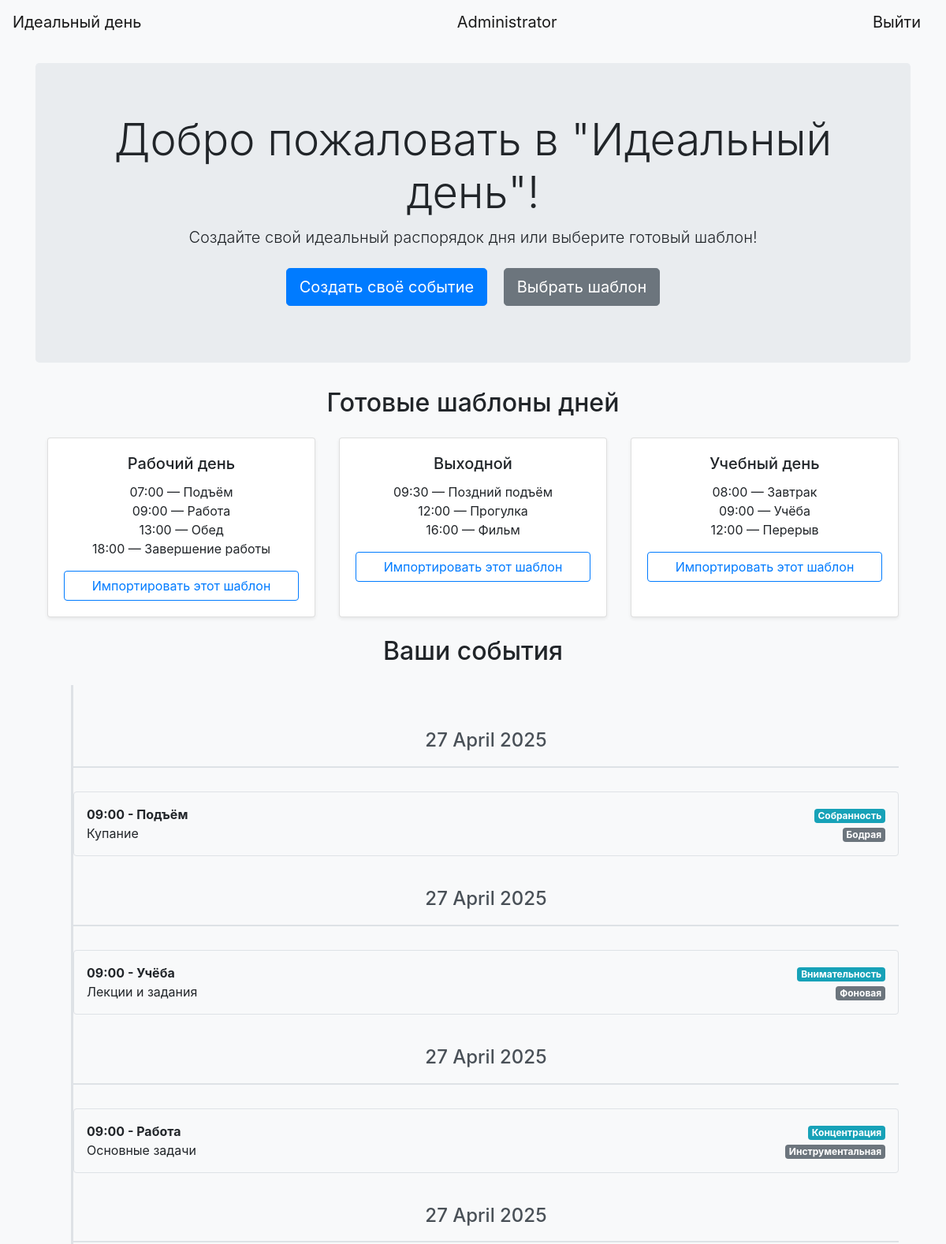
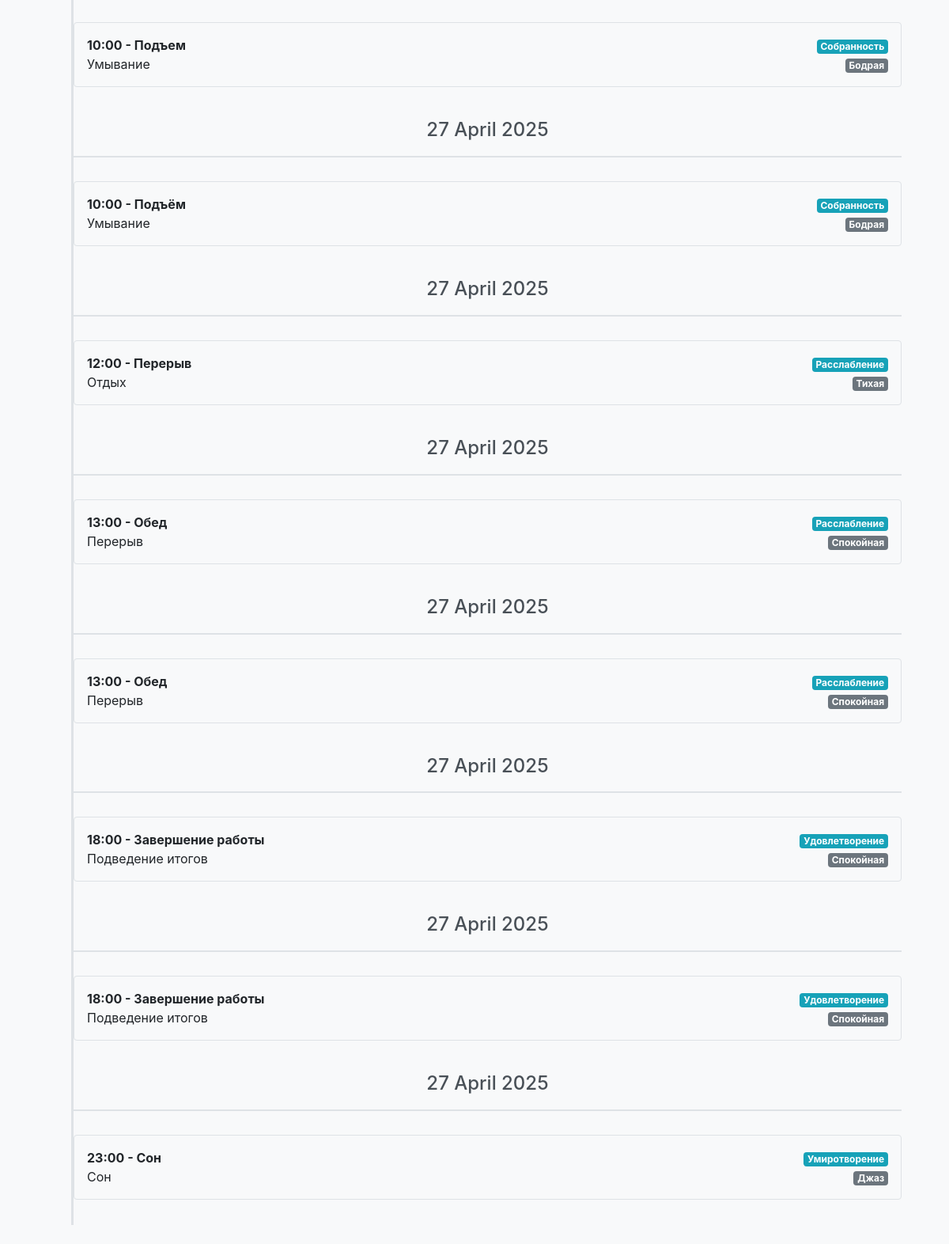
Page / (signed in) on the earlier database version (2 pictures, top to bottom).
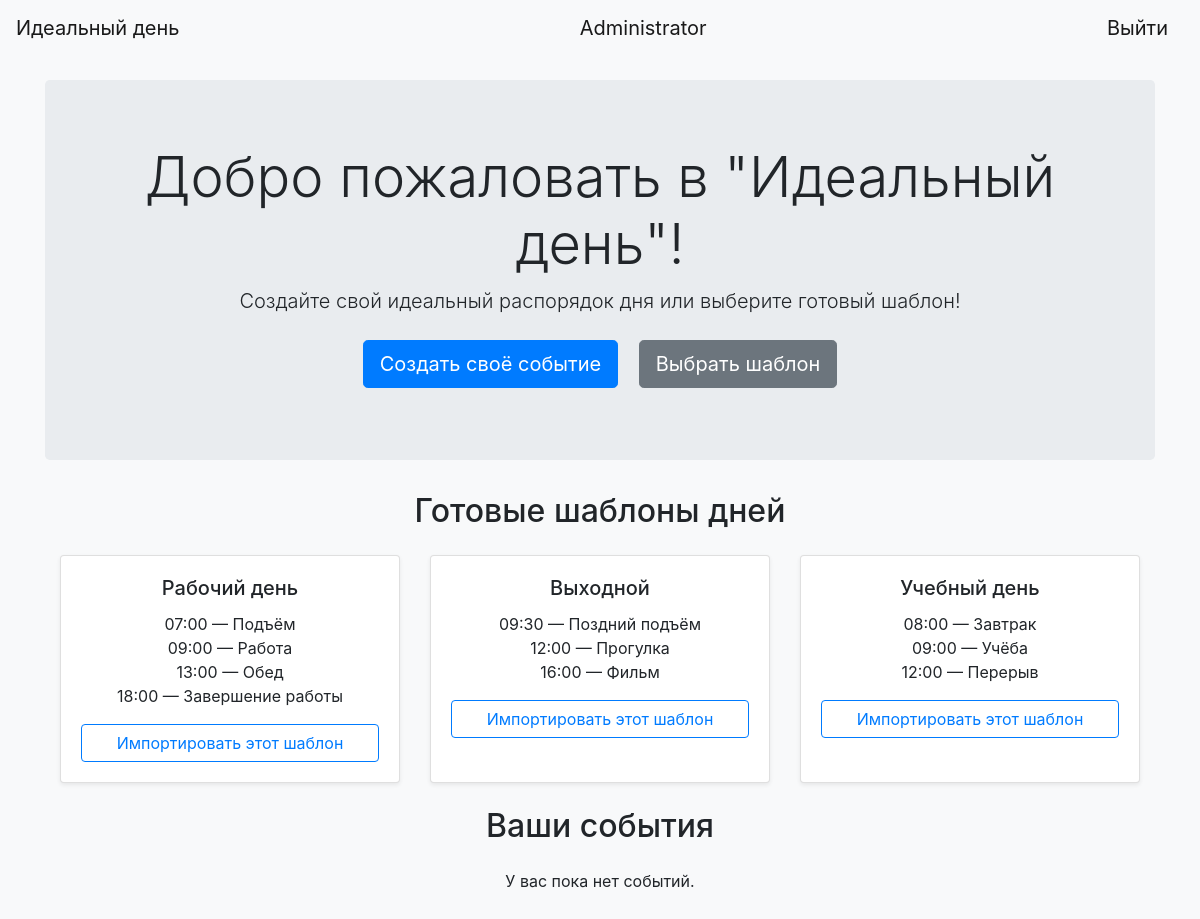
Same page on the later database version.
### data/users.py (models this page shows, shortened)
class User(SqlAlchemyBase, UserMixin, SerializerMixin):
    __tablename__ = 'users'
    id = sqlalchemy.Column(sqlalchemy.Integer, primary_key=True, autoincrement=True)
    email = sqlalchemy.Column(sqlalchemy.String, index=True, unique=True, nullable=True)
    name = sqlalchemy.Column(sqlalchemy.String, nullable=True)
    hashed_password = sqlalchemy.Column(sqlalchemy.String, nullable=True)
    avatar = sqlalchemy.Column(sqlalchemy.String, nullable=True)
    events = orm.relationship('Events', back_populates='user')

### data/events.py (models this page shows)
class Events(SqlAlchemyBase, SerializerMixin):
    __tablename__ = 'events'
    id = sqlalchemy.Column(sqlalchemy.Integer, primary_key=True, autoincrement=True)
    title = sqlalchemy.Column(sqlalchemy.String, nullable=True)
    time = sqlalchemy.Column(sqlalchemy.DateTime, nullable=False)
    activity_type = sqlalchemy.Column(sqlalchemy.String, nullable=True)
    mood = sqlalchemy.Column(sqlalchemy.String, nullable=True)
    music = sqlalchemy.Column(sqlalchemy.String, nullable=True)
    user_id = sqlalchemy.Column(sqlalchemy.Integer, sqlalchemy.ForeignKey("users.id"))
    user = orm.relationship('User')

### index.py (the view)
@app.route("/")
def index():
    db_sess = db_session.create_session()
    events = []
    today = datetime.now().date()
    if current_user.is_authenticated:
        if current_user.id != 1:
            events = db_sess.query(Events).filter(Events.user_id == current_user.id).order_by(Events.time).all()
        else:
            events = db_sess.query(Events).order_by(Events.time).all()
        for event in events:
            event.formatted_date = event.time.strftime('%d %B %Y')
    return render_template("index.html", events=events, today=today, templates=templates, title='Идеальный день')

### data/db_session.py (called while the page is built)
def create_session() -> Session:
    global __factory
    return __factory()

### index.py (called while the page is built)
@login_manager.user_loader
def load_user(user_id):
    db_sess = db_session.create_session()
    return db_sess.query(User).get(user_id)

### templates/index.html (shortened to what this page needs)
{% extends "base.html" %}
{% block content %}
<div class="jumbotron text-center">
  <h1 class="display-4">Добро пожаловать в "Идеальный день"!</h1>
  <p class="lead">Создайте свой идеальный распорядок дня или выберите готовый шаблон!</p>
  {% if current_user.is_authenticated %}
    <a class="btn btn-primary btn-lg m-2" href="/events" role="button">Создать своё событие</a>
    <a class="btn btn-secondary btn-lg m-2" href="#templates" role="button">Выбрать шаблон</a>
  {% else %}
    <a class="btn btn-success btn-lg" href="/login" role="button">Войти</a>
  {% endif %}
</div>
{% if current_user.is_authenticated %}
<div class="container" id="templates">
  <h2 class="text-center mb-4">Готовые шаблоны дней</h2>
  <form method="post" action="/import-template">
    <div class="row">
      {% for key, day in templates.items() %}
      <div class="col-md-4 mb-4">
        <div class="card h-100 shadow-sm animate__animated animate__fadeInUp">
          <div class="card-body text-center">
            <h5 class="card-title">
              {% if key == 'workday' %}Рабочий день{% elif key == 'weekend' %}Выходной{% elif key == 'studyday' %}Учебный день{% else %}Другой день{% endif %}
            </h5>
            <ul class="list-unstyled">
              {% for event in day %}
              <li>{{ event.time }} — {{ event.title }}</li>
              {% endfor %}
            </ul>
            <button type="submit" name="template_name" value="{{ key }}" class="btn btn-outline-primary btn-block mt-3">
              Импортировать этот шаблон
            </button>
          </div>
        </div>
      </div>
      {% endfor %}
    </div>
  </form>
</div>
{% endif %}
{% if current_user.is_authenticated %}
<div class="container">
  <h2 class="text-center mb-4">Ваши события</h2>
  {% if events %}
    <div class="timeline">
      {% set today = today %}
      {% set today_displayed = false %}
      {% set current_day = None %}
      {% set current_day = None %}
      {% for event in events|sort(attribute='time') %}
        {% if event.time.date() != today %}
          {% if current_day != event.time.strftime('%d.%m.%Y') %}
            <div class="timeline-day"><h4>{{ event.time.strftime('%d %B %Y') }}</h4></div>
            {% set current_day = event.time.strftime('%d.%m.%Y') %}
          {% endif %}
          <div class="timeline-item mb-3 p-3 border rounded animate__animated animate__fadeInUp">
            <div class="d-flex justify-content-between align-items-center">
              <div>
                <strong>{{ event.time.strftime('%H:%M') }} - {{ event.title }}</strong>
                <p class="mb-0">{{ event.activity_type }}</p>
              </div>
              <div class="text-right">
                <span class="badge badge-info">{{ event.mood }}</span><br>
                <span class="badge badge-secondary">{{ event.music }}</span>
              </div>
            </div>
          </div>
        {% endif %}
      {% endfor %}
    </div>
  {% else %}
    <p class="text-center">У вас пока нет событий.</p>
  {% endif %}
{% endif %}
{% endblock %}

### templates/base.html (shortened to what this page needs)
<!doctype html>
<html lang="en">
<head>
    <link rel="stylesheet"
          href="https://stackpath.bootstrapcdn.com/bootstrap/4.4.1/css/bootstrap.min.css"
>
    <link rel="stylesheet" type="text/css" href="../static/css/style.css" />
    <link rel="stylesheet" href="https://cdnjs.cloudflare.com/ajax/libs/font-awesome/6.0.0-beta2/css/all.min.css">
</head>
<body>
<header>
<nav class="navbar navbar-light bg-light">
    <a class="navbar-brand" href="/">Идеальный день</a>
    {% if current_user.is_authenticated %}
      <a class="navbar-brand" href="/account">{{ current_user.name }}</a>
      <a class="navbar-brand" href="/logout">Выйти</a>
    {% else %}
      <p class="mb-0">
        <a class="btn btn-primary" href="/register">Зарегистрироваться</a>
        <a class="btn btn-success" href="/login">Войти</a>
      </p>
    {% endif %}
</nav>
</header>
<main role="main" class="container py-4">
    {% block content %}{% endblock %}
</main>
</body>
</html>

### static/css/style.css (style rules this page uses)
body { background-color: #f8f9fa; }

Differences in the rows shown:
removed Events: time "27 April 2025", time "09:00", title "Подъём", activity_type "Купание", mood "Собранность", music "Бодрая"
removed Events: time "27 April 2025", time "09:00", title "Учёба", activity_type "Лекции и задания", mood "Внимательность", music "Фоновая"
removed Events: time "27 April 2025", time "09:00", title "Работа", activity_type "Основные задачи", mood "Концентрация", music "Инструментальная"
removed Events: time "27 April 2025", time "10:00", title "Подъем", activity_type "Умывание", mood "Собранность", music "Бодрая"
removed Events: time "27 April 2025", time "10:00", title "Подъём", activity_type "Умывание", mood "Собранность", music "Бодрая"
removed Events: time "27 April 2025", time "12:00", title "Перерыв", activity_type "Отдых", mood "Расслабление", music "Тихая"
removed Events: time "27 April 2025", time "13:00", title "Обед", activity_type "Перерыв", mood "Расслабление", music "Спокойная"
removed Events: time "27 April 2025", time "13:00", title "Обед", activity_type "Перерыв", mood "Расслабление", music "Спокойная"
removed Events: time "27 April 2025", time "18:00", title "Завершение работы", activity_type "Подведение итогов", mood "Удовлетворение", music "Спокойная"
removed Events: time "27 April 2025", time "18:00", title "Завершение работы", activity_type "Подведение итогов", mood "Удовлетворение", music "Спокойная"
removed Events: time "27 April 2025", time "23:00", title "Сон", activity_type "Сон", mood "Умиротворение", music "Джаз"
Other differences:
text now shown: "У вас пока нет событий."
